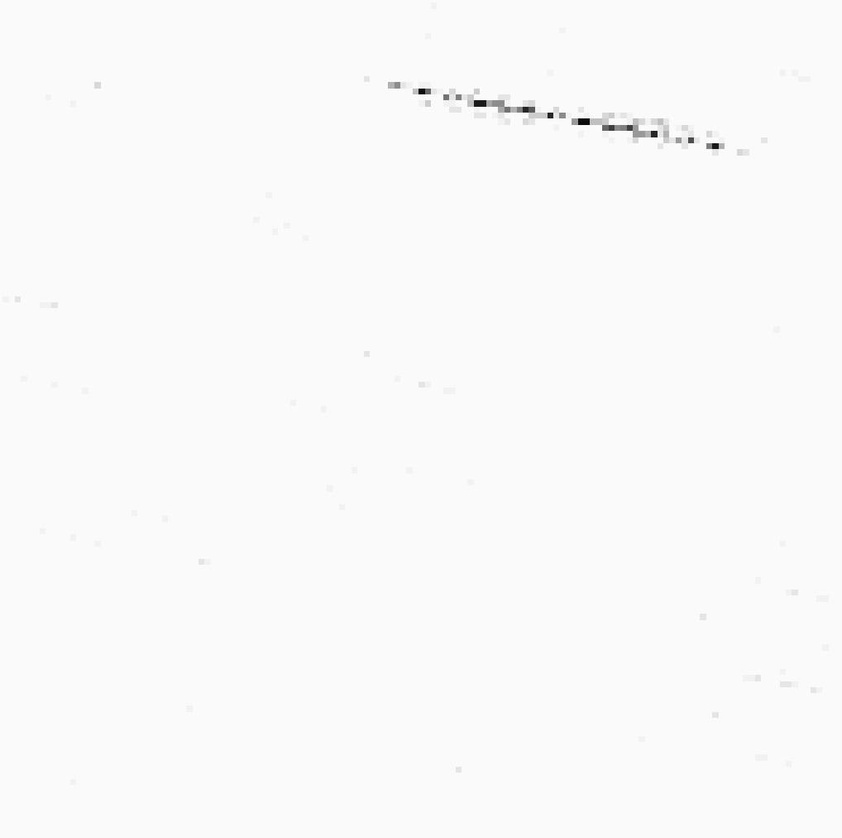
#> input picture main/data/WhatsApp Image 2025-01-18 at 15.46.30.jpeg, 842 x 838 px, shrunk from 1018 x 1012 before the run, found by its file name
$ python 2_explore_image.py
#> lines starting #> are read from the running program, lines starting #| are printed output that depends on the picture
import numpy as np
import matplotlib.pyplot as plt
from matplotlib.widgets import RectangleSelector

# [39 lines left out: functions compute_fast_fourier_transform, power_spectrum, visualize_fft, not called in this run]

def interactive_fft(image_path):
    """
    Provide an interactive interface for cropping an image and visualizing FFT.
    """
    from matplotlib.widgets import RectangleSelector  # Ensures compatibility with all setups

    image = plt.imread(image_path)
#> image is the input picture: shape (838, 842, 3); min 0, max 255, mean 249.6
    if len(image.shape) > 2:
        image = np.mean(image, axis=2)  # Convert to grayscale if it's a color image
#> image: shape (838, 842) float64

    fig, ax = plt.subplots(1, 1, figsize=(8, 8))
    ax.set_title("Drag to select a region, then close the window.")
    ax.imshow(image, cmap='gray')

    selected_region = [None]  # Use a mutable object to capture the selected region

    # [8 lines left out: function onselect, not called in this run]

    # Set up the rectangle selector
    rect_selector = RectangleSelector(ax, onselect, interactive=True)

    plt.show()
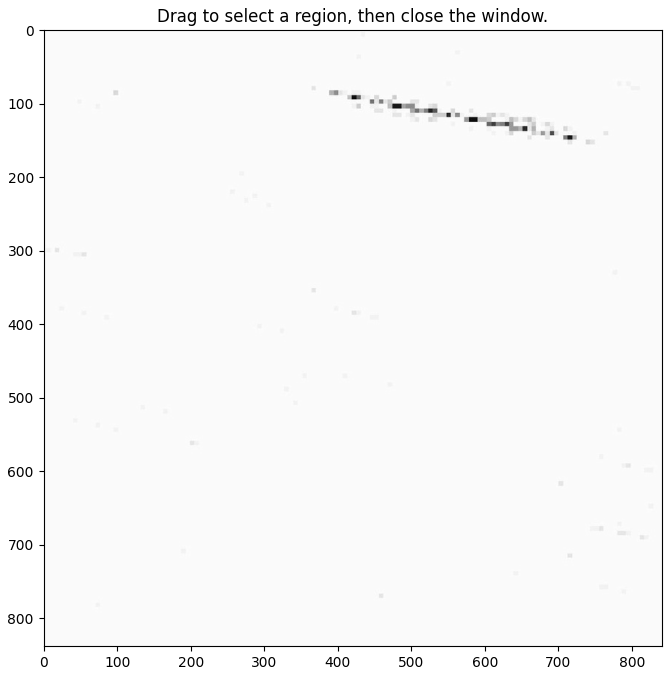
#> figure drawn by matplotlib, 1 panel

    # After cropping, visualize the FFT
    if selected_region[0] is not None:
        visualize_fft(image, selected_region[0])
    else:
        print("No region selected. Exiting.")

if __name__ == "__main__":
    # Update the image path below
    image_path = "data/WhatsApp Image 2025-01-18 at 15.46.30.jpeg"  # Replace with your image path
    interactive_fft(image_path)

$ run again, with main/data/WhatsApp Image 2025-01-18 at 15.30.27.jpeg copied over main/data/WhatsApp Image 2025-01-18 at 15.46.30.jpeg
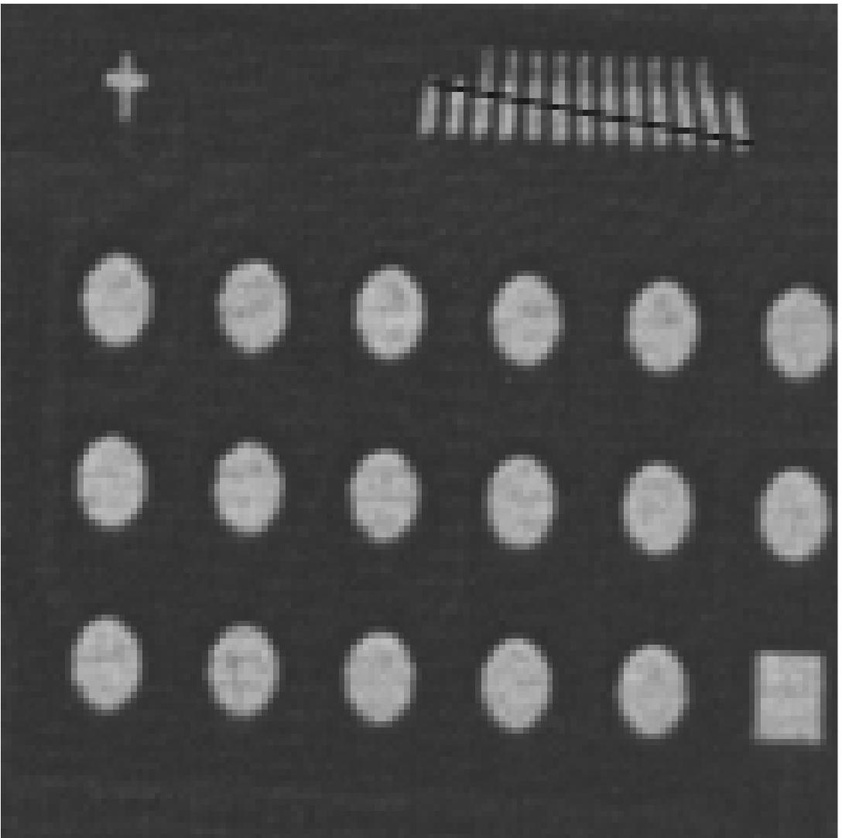
#> input picture main/data/WhatsApp Image 2025-01-18 at 15.30.27.jpeg, 842 x 838 px, shrunk from 1088 x 1084 before the run, found by its file name
#> in interactive_fft, image is the input picture: shape (838, 842, 3); min 10, max 255, mean 72.9
#> image: shape (838, 842) float64
#> in interactive_fft, `plt.show()`:
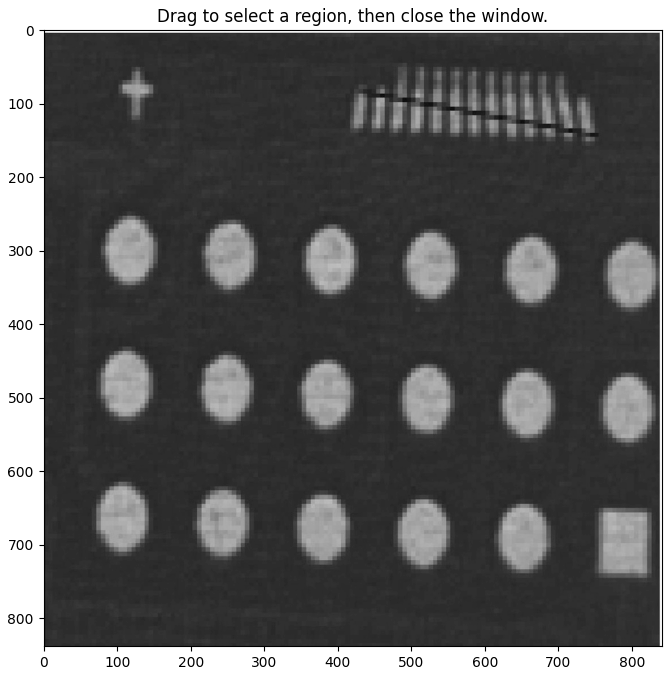
#> figure drawn by matplotlib, 1 panel

$ run again, with main/data/WhatsApp Image 2025-01-18 at 15.33.20.jpeg copied over main/data/WhatsApp Image 2025-01-18 at 15.46.30.jpeg
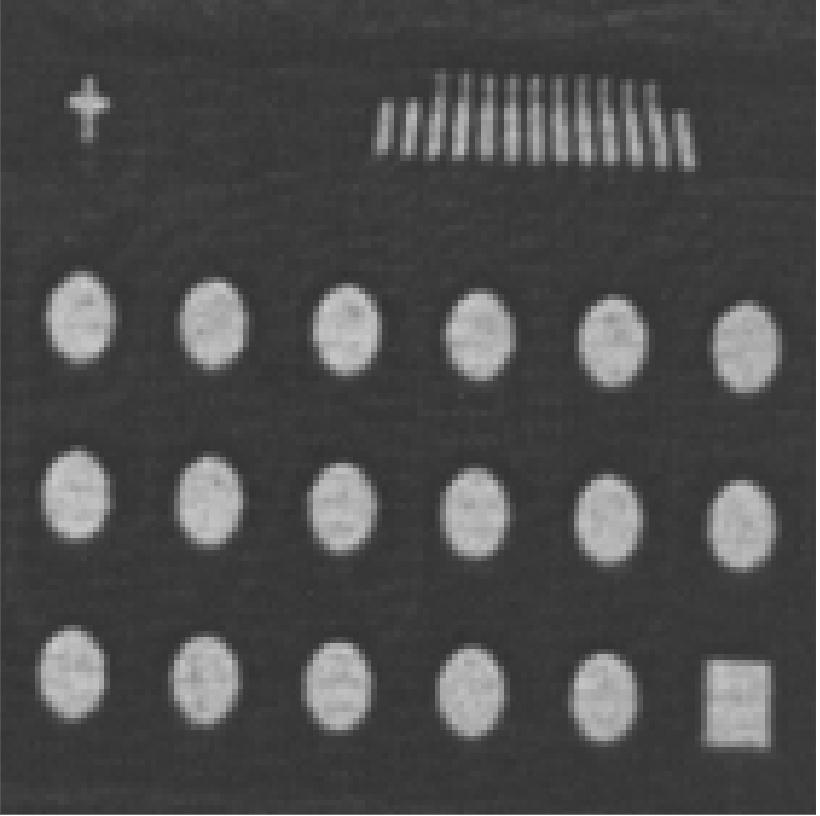
#> input picture main/data/WhatsApp Image 2025-01-18 at 15.33.20.jpeg, 820 x 816 px, found by its file name
#> in interactive_fft, image is the input picture: shape (816, 820, 3); min 41, max 255, mean 76.8
#> image: shape (816, 820) float64
#> in interactive_fft, `plt.show()`:
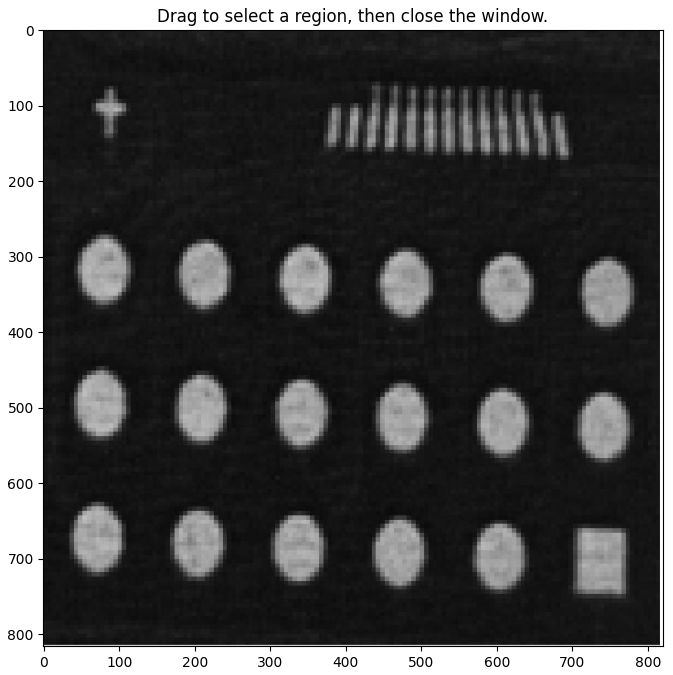
#> figure drawn by matplotlib, 1 panel
